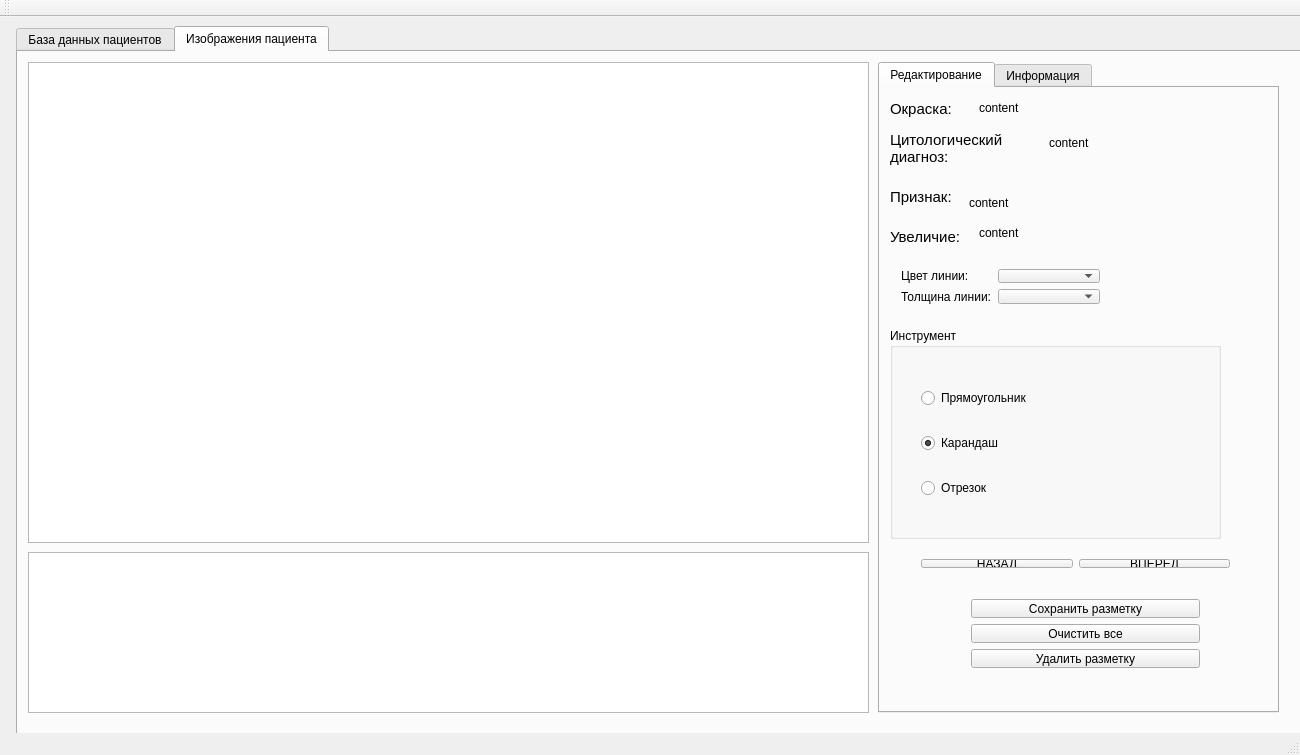
<?xml version="1.0" encoding="UTF-8"?>
<ui version="4.0">
 <class>MainWindow</class>
 <widget class="QMainWindow" name="MainWindow">
  <property name="geometry">
   <rect>
    <x>0</x>
    <y>0</y>
    <width>1300</width>
    <height>755</height>
   </rect>
  </property>
  <property name="minimumSize">
   <size>
    <width>1300</width>
    <height>755</height>
   </size>
  </property>
  <property name="maximumSize">
   <size>
    <width>1300</width>
    <height>755</height>
   </size>
  </property>
  <property name="windowTitle">
   <string>MainWindow</string>
  </property>
  <widget class="QWidget" name="centralWidget">
   <widget class="QTabWidget" name="tabWidget">
    <property name="geometry">
     <rect>
      <x>16</x>
      <y>9</y>
      <width>1381</width>
      <height>721</height>
     </rect>
    </property>
    <property name="currentIndex">
     <number>1</number>
    </property>
    <widget class="QWidget" name="tab">
     <attribute name="title">
      <string>База данных пациентов</string>
     </attribute>
     <widget class="QTableView" name="tableView">
      <property name="geometry">
       <rect>
        <x>10</x>
        <y>40</y>
        <width>1261</width>
        <height>601</height>
       </rect>
      </property>
     </widget>
     <widget class="QWidget" name="layoutWidget">
      <property name="geometry">
       <rect>
        <x>640</x>
        <y>10</y>
        <width>481</width>
        <height>27</height>
       </rect>
      </property>
      <layout class="QHBoxLayout" name="horizontalLayout_2">
       <item>
        <widget class="QPushButton" name="pushButton_6">
         <property name="text">
          <string>Добавить пациента</string>
         </property>
        </widget>
       </item>
       <item>
        <widget class="QPushButton" name="pushButton_8">
         <property name="text">
          <string>Добавить изображения</string>
         </property>
        </widget>
       </item>
       <item>
        <widget class="QPushButton" name="pushButton_7">
         <property name="text">
          <string>Удалить пациента(ов)</string>
         </property>
        </widget>
       </item>
      </layout>
     </widget>
     <widget class="QPushButton" name="pushButton_9">
      <property name="geometry">
       <rect>
        <x>480</x>
        <y>10</y>
        <width>141</width>
        <height>21</height>
       </rect>
      </property>
      <property name="text">
       <string>Обновить базу</string>
      </property>
     </widget>
    </widget>
    <widget class="QWidget" name="tab_2">
     <attribute name="title">
      <string>Изображения пациента</string>
     </attribute>
     <widget class="QTableWidget" name="tableWidget">
      <property name="geometry">
       <rect>
        <x>10</x>
        <y>500</y>
        <width>841</width>
        <height>161</height>
       </rect>
      </property>
     </widget>
     <widget class="ImageEditor" name="imageEditorWidget">
      <property name="geometry">
       <rect>
        <x>10</x>
        <y>10</y>
        <width>841</width>
        <height>481</height>
       </rect>
      </property>
     </widget>
     <widget class="QTabWidget" name="tabWidget_2">
      <property name="geometry">
       <rect>
        <x>860</x>
        <y>10</y>
        <width>401</width>
        <height>651</height>
       </rect>
      </property>
      <property name="currentIndex">
       <number>0</number>
      </property>
      <widget class="QWidget" name="tab_3">
       <attribute name="title">
        <string>Редактирование</string>
       </attribute>
       <widget class="QLabel" name="label_9">
        <property name="geometry">
         <rect>
          <x>99</x>
          <y>129</y>
          <width>151</width>
          <height>31</height>
         </rect>
        </property>
        <property name="font">
         <font>
          <pointsize>9</pointsize>
         </font>
        </property>
        <property name="text">
         <string>content</string>
        </property>
       </widget>
       <widget class="QLabel" name="label_3">
        <property name="geometry">
         <rect>
          <x>10</x>
          <y>10</y>
          <width>81</width>
          <height>21</height>
         </rect>
        </property>
        <property name="font">
         <font>
          <pointsize>11</pointsize>
         </font>
        </property>
        <property name="text">
         <string>Окраска:</string>
        </property>
       </widget>
       <widget class="QLabel" name="label_6">
        <property name="geometry">
         <rect>
          <x>10</x>
          <y>40</y>
          <width>141</width>
          <height>41</height>
         </rect>
        </property>
        <property name="font">
         <font>
          <pointsize>11</pointsize>
         </font>
        </property>
        <property name="text">
         <string>Цитологический диагноз:</string>
        </property>
        <property name="wordWrap">
         <bool>true</bool>
        </property>
       </widget>
       <widget class="QLabel" name="label_4">
        <property name="geometry">
         <rect>
          <x>99</x>
          <y>-1</y>
          <width>281</width>
          <height>41</height>
         </rect>
        </property>
        <property name="font">
         <font>
          <pointsize>9</pointsize>
         </font>
        </property>
        <property name="text">
         <string>content</string>
        </property>
       </widget>
       <widget class="QLabel" name="label_10">
        <property name="geometry">
         <rect>
          <x>10</x>
          <y>140</y>
          <width>70</width>
          <height>18</height>
         </rect>
        </property>
        <property name="font">
         <font>
          <pointsize>11</pointsize>
         </font>
        </property>
        <property name="text">
         <string>Увеличие:</string>
        </property>
       </widget>
       <widget class="QLabel" name="label_5">
        <property name="geometry">
         <rect>
          <x>169</x>
          <y>39</y>
          <width>161</width>
          <height>31</height>
         </rect>
        </property>
        <property name="font">
         <font>
          <pointsize>9</pointsize>
         </font>
        </property>
        <property name="text">
         <string>content</string>
        </property>
       </widget>
       <widget class="QLabel" name="label_8">
        <property name="geometry">
         <rect>
          <x>10</x>
          <y>100</y>
          <width>61</width>
          <height>18</height>
         </rect>
        </property>
        <property name="font">
         <font>
          <pointsize>11</pointsize>
         </font>
        </property>
        <property name="text">
         <string>Признак:</string>
        </property>
       </widget>
       <widget class="QLabel" name="label_7">
        <property name="geometry">
         <rect>
          <x>89</x>
          <y>99</y>
          <width>151</width>
          <height>31</height>
         </rect>
        </property>
        <property name="font">
         <font>
          <pointsize>9</pointsize>
         </font>
        </property>
        <property name="text">
         <string>content</string>
        </property>
       </widget>
       <widget class="QWidget" name="layoutWidget">
        <property name="geometry">
         <rect>
          <x>10</x>
          <y>170</y>
          <width>221</width>
          <height>57</height>
         </rect>
        </property>
        <layout class="QFormLayout" name="formLayout">
         <item row="0" column="0">
          <widget class="QLabel" name="label">
           <property name="text">
            <string>Цвет линии:</string>
           </property>
          </widget>
         </item>
         <item row="0" column="1">
          <widget class="QComboBox" name="comboBox"/>
         </item>
         <item row="1" column="0">
          <widget class="QLabel" name="label_2">
           <property name="text">
            <string>Толщина линии:</string>
           </property>
          </widget>
         </item>
         <item row="1" column="1">
          <widget class="QComboBox" name="comboBox_2"/>
         </item>
        </layout>
       </widget>
       <widget class="QGroupBox" name="groupBox">
        <property name="geometry">
         <rect>
          <x>10</x>
          <y>240</y>
          <width>331</width>
          <height>211</height>
         </rect>
        </property>
        <property name="title">
         <string>Инструмент</string>
        </property>
        <widget class="QWidget" name="layoutWidget">
         <property name="geometry">
          <rect>
           <x>20</x>
           <y>30</y>
           <width>161</width>
           <height>171</height>
          </rect>
         </property>
         <layout class="QVBoxLayout" name="verticalLayout">
          <item>
           <widget class="QRadioButton" name="radioButton_4">
            <property name="text">
             <string>Прямоугольник</string>
            </property>
           </widget>
          </item>
          <item>
           <widget class="QRadioButton" name="radioButton_3">
            <property name="text">
             <string>Карандаш</string>
            </property>
            <property name="checked">
             <bool>true</bool>
            </property>
           </widget>
          </item>
          <item>
           <widget class="QRadioButton" name="radioButton_6">
            <property name="text">
             <string>Отрезок</string>
            </property>
           </widget>
          </item>
         </layout>
        </widget>
       </widget>
       <widget class="QWidget" name="layoutWidget">
        <property name="geometry">
         <rect>
          <x>30</x>
          <y>460</y>
          <width>331</width>
          <height>31</height>
         </rect>
        </property>
        <layout class="QHBoxLayout" name="horizontalLayout">
         <item>
          <widget class="QPushButton" name="pushButton">
           <property name="text">
            <string>НАЗАД</string>
           </property>
          </widget>
         </item>
         <item>
          <widget class="QPushButton" name="pushButton_2">
           <property name="text">
            <string>ВПЕРЕД</string>
           </property>
          </widget>
         </item>
        </layout>
       </widget>
       <widget class="QWidget" name="layoutWidget">
        <property name="geometry">
         <rect>
          <x>80</x>
          <y>500</y>
          <width>251</width>
          <height>91</height>
         </rect>
        </property>
        <layout class="QVBoxLayout" name="verticalLayout_2">
         <item>
          <widget class="QPushButton" name="pushButton_3">
           <property name="text">
            <string>Сохранить разметку</string>
           </property>
          </widget>
         </item>
         <item>
          <widget class="QPushButton" name="pushButton_4">
           <property name="text">
            <string>Очистить все</string>
           </property>
          </widget>
         </item>
         <item>
          <widget class="QPushButton" name="pushButton_5">
           <property name="text">
            <string>Удалить разметку</string>
           </property>
          </widget>
         </item>
        </layout>
       </widget>
      </widget>
      <widget class="QWidget" name="tab_4">
       <attribute name="title">
        <string>Информация</string>
       </attribute>
      </widget>
     </widget>
    </widget>
   </widget>
  </widget>
  <widget class="QMenuBar" name="menuBar">
   <property name="geometry">
    <rect>
     <x>0</x>
     <y>0</y>
     <width>1300</width>
     <height>20</height>
    </rect>
   </property>
  </widget>
  <widget class="QToolBar" name="mainToolBar">
   <attribute name="toolBarArea">
    <enum>TopToolBarArea</enum>
   </attribute>
   <attribute name="toolBarBreak">
    <bool>false</bool>
   </attribute>
  </widget>
  <widget class="QStatusBar" name="statusBar"/>
 </widget>
 <layoutdefault spacing="6" margin="11"/>
 <customwidgets>
  <customwidget>
   <class>ImageEditor</class>
   <extends>QGraphicsView</extends>
   <header>imageeditor.h</header>
  </customwidget>
 </customwidgets>
 <resources/>
 <connections/>
</ui>
